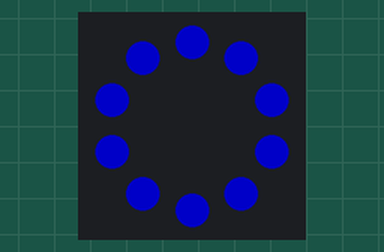
The program below on a simulated Circuit Playground running CircuitPython. On the bench: the board's ring of 10 RGB LEDs (number 0 left of the top, counting anticlockwise). Dim RGB values are drawn brighter than linear.

Above: at 0.1 s.
At 0.6 s:
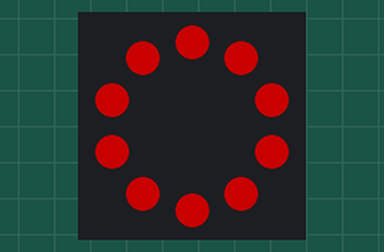
At 1.1 s:
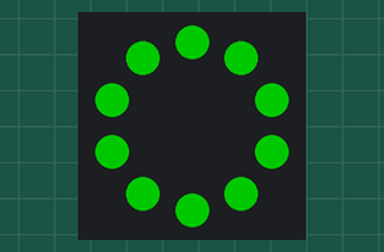

The program:

FLASHJUD.py
```python
import neopixel
from adafruit_circuitplayground import cp
from adafruit_led_animation.animation.chase import Chase
from adafruit_led_animation.sequence import AnimationSequence
import time

BLUE = (0, 0, 100)
RED = (100, 0 , 0)
GREEN = (0, 100, 0)


while True:
    cp.pixels.fill(BLUE)
    time.sleep(0.5)
    cp.pixels.fill(RED)
    time.sleep(0.5)
    cp.pixels.fill(GREEN)
    time.sleep(0.5)
```

Measured:
- by itself, everything shown: repeats every 1.5 s, in 3 steps
- what the display in image 1 shows lasts 0.5 s, from 0.5 s to 1.0 s
